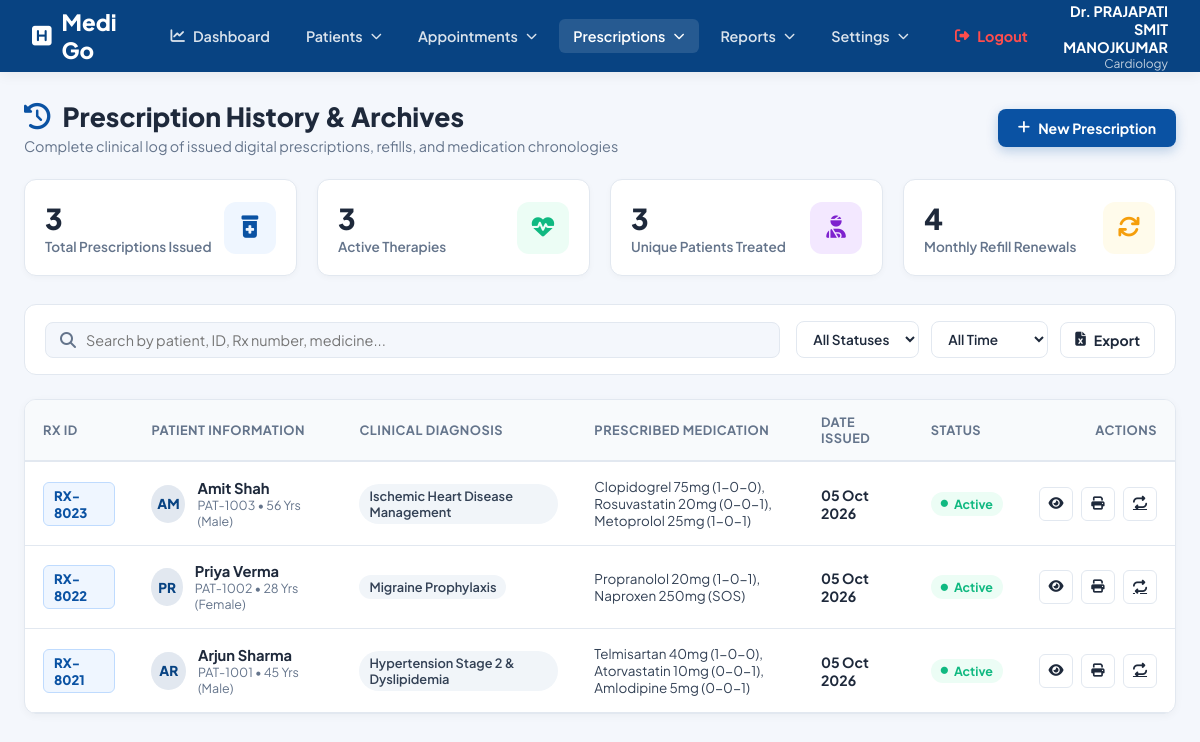
/Doctor/Prescription_history.php, run on the app's committed database.
### tables this page shows
CREATE TABLE IF NOT EXISTS `prescriptions` (
  `id` INT AUTO_INCREMENT PRIMARY KEY,
  `prescription_id` VARCHAR(50) NOT NULL UNIQUE,
  `patient_id` VARCHAR(50) DEFAULT 'PAT-1001',
  `patient_name` VARCHAR(100) NOT NULL,
  `patient_age` VARCHAR(20) DEFAULT '40',
  `patient_gender` VARCHAR(20) DEFAULT 'Male',
  `doctor_name` VARCHAR(100) DEFAULT 'Dr. Raj Patel',
  `doctor_id` VARCHAR(50) DEFAULT 'DOC-101',
  `diagnosis` VARCHAR(255) DEFAULT 'Clinical Diagnosis',
  `medicines` TEXT DEFAULT NULL,
  `instructions` TEXT DEFAULT NULL,
  `prescription_date` DATE DEFAULT (CURRENT_DATE),
  `status` VARCHAR(50) DEFAULT 'Active',
  `created_at` TIMESTAMP DEFAULT CURRENT_TIMESTAMP
);

### Doctor/Prescription_history.php (the view, shortened to what this page needs)
<?php
require_once 'db_connect.php';
$server_prescriptions = [];
if (!empty($db_connected) && !empty($conn)) {
    $res = mysqli_query($conn, "SELECT * FROM `prescriptions` ORDER BY `id` DESC");
    if ($res) {
        while ($r = mysqli_fetch_assoc($res)) {
            $server_prescriptions[] = [
                'id' => $r['prescription_id'] ?: ('RX-' . $r['id']),
                'prescription_id' => $r['prescription_id'] ?: ('RX-' . $r['id']),
                'patient_id' => $r['patient_id'] ?? 'PAT-1001',
                'patient_name' => $r['patient_name'] ?? 'Patient',
                'age' => $r['patient_age'] ?? '40',
                'gender' => $r['patient_gender'] ?? 'Male',
                'doctor_name' => $r['doctor_name'] ?? ($current_doc_name ?? 'Dr. PRAJAPATI SMIT MANOJKUMAR'),
                'diagnosis' => $r['diagnosis'] ?? 'Clinical Diagnosis',
                'medicines' => $r['medicines'] ?? '',
                'instructions' => $r['instructions'] ?? 'Follow dosage schedule.',
                'date' => $r['prescription_date'] ?? date('Y-m-d'),
                'status' => $r['status'] ?? 'Active'
            ];
        }
    }
}
?>
<!DOCTYPE html>
<html lang="en">
<head>
    <?php include 'doctor_auth.php'; ?>
    <link rel="stylesheet" href="https://cdnjs.cloudflare.com/ajax/libs/font-awesome/6.4.0/css/all.min.css">
</head>
<body>
    <nav class="navbar">
        <div class="nav-left">
            <a href="doctor_dashboard.php" class="brand">
                <i class="fa-solid fa-square-h"></i> Medi Go
            </a>
            <ul class="nav-menu">
                <li class="nav-item">
                    <a href="doctor_dashboard.php"><i class="fa-solid fa-chart-line"></i> Dashboard</a>
                </li>
                <li class="nav-item">
                    <a href="Allpatient.php">Patients <i class="fa-solid fa-chevron-down" style="font-size: 0.7rem;"></i></a>
                </li>
                <li class="nav-item">
                    <a href="Appointment.php">Appointments <i class="fa-solid fa-chevron-down" style="font-size: 0.7rem;"></i></a>
                </li>
                <li class="nav-item active">
                    <a href="All_prescription.php">Prescriptions <i class="fa-solid fa-chevron-down" style="font-size: 0.7rem;"></i></a>
                </li>
                <li class="nav-item">
                    <a href="PatientReports.php">Reports <i class="fa-solid fa-chevron-down" style="font-size: 0.7rem;"></i></a>
                </li>
                <li class="nav-item">
                    <a href="Profile_settings.php">Settings <i class="fa-solid fa-chevron-down" style="font-size: 0.7rem;"></i></a>
                </li>
                <li class="nav-item">
                    <a href="#" onclick="logout()" style="color: #ff4d4d; font-weight: bold; margin-left: 10px;">
                        <i class="fa-solid fa-right-from-bracket"></i> Logout
                    </a>
                </li>
            </ul>
        </div>
        <div class="nav-right">
            <div class="user-profile">
                <div class="user-info">
                    <span class="name"><?php echo htmlspecialchars($current_doctor['name'] ?? 'Dr. PRAJAPATI SMIT MANOJKUMAR'); ?></span>
                    <span class="spec"><?php echo htmlspecialchars($current_doctor['specialty'] ?? 'Cardiology'); ?></span>
                </div>
            </div>
        </div>
    </nav>
    <div class="wrapper">
        <div class="page-header">
            <div class="header-title">
                <h1><i class="fa-solid fa-clock-rotate-left" style="color: var(--primary);"></i> Prescription History & Archives</h1>
                <p>Complete clinical log of issued digital prescriptions, refills, and medication chronologies</p>
            </div>
            <div>
                <a href="Add_prescription.php" class="btn btn-primary"><i class="fa-solid fa-plus"></i> New Prescription</a>
            </div>
        </div>
        <div class="kpi-grid">
            <div class="kpi-card">
                <div class="kpi-info">
                    <h3 id="statTotal"><?php echo count($server_prescriptions); ?></h3>
                    <p>Total Prescriptions Issued</p>
                </div>
                <div class="kpi-icon blue"><i class="fa-solid fa-prescription-bottle-medical"></i></div>
            </div>
            <div class="kpi-card">
                <div class="kpi-info">
                    <h3 id="statActive"><?php echo count(array_filter($server_prescriptions, fn($r) => strtolower($r['status'] ?? '') === 'active')); ?></h3>
                    <p>Active Therapies</p>
                </div>
                <div class="kpi-icon green"><i class="fa-solid fa-heart-pulse"></i></div>
            </div>
            <div class="kpi-card">
                <div class="kpi-info">
                    <h3 id="statPatients"><?php echo count(array_unique(array_column($server_prescriptions, 'patient_id'))); ?></h3>
                    <p>Unique Patients Treated</p>
                </div>
                <div class="kpi-icon purple"><i class="fa-solid fa-user-injured"></i></div>
            </div>
            <div class="kpi-card">
                <div class="kpi-info">
                    <h3 id="statRefills">4</h3>
                    <p>Monthly Refill Renewals</p>
                </div>
                <div class="kpi-icon amber"><i class="fa-solid fa-arrows-rotate"></i></div>
            </div>
        </div>
        <div class="filter-bar">
            <div class="search-box">
                <i class="fa-solid fa-magnifying-glass" style="color: var(--text-muted);"></i>
                <input type="text" id="searchInput" placeholder="Search by patient, ID, Rx number, medicine..." onkeyup="filterHistory()">
            </div>
            <div class="filter-group">
                <select id="statusFilter" class="filter-select" onchange="filterHistory()">
                    <option value="All">All Statuses</option>
                </select>
                <select id="periodFilter" class="filter-select" onchange="filterHistory()">
                    <option value="All">All Time</option>
                </select>
                <button type="button" class="btn btn-secondary" style="padding: 8px 14px;" onclick="exportCSV()"><i class="fa-solid fa-file-excel"></i> Export</button>
            </div>
        </div>
        <div class="table-card">
            <div class="table-responsive">
                <table>
                    <thead>
                        <tr>
                            <th>Rx ID</th>
                            <th>Patient Information</th>
                            <th>Clinical Diagnosis</th>
                            <th>Prescribed Medication</th>
                            <th>Date Issued</th>
                            <th>Status</th>
                            <th style="text-align: right;">Actions</th>
                        </tr>
                    </thead>
                    <tbody id="historyTableBody">
                        <?php if (empty($server_prescriptions)): ?>
                            <tr>
                                <td colspan="7" style="text-align: center; padding: 40px; color: var(--text-muted);">No prescription history recorded yet.</td>
                            </tr>
                        <?php else: ?>
                            <?php foreach ($server_prescriptions as $rx): ?>
                                <tr data-rx='<?php echo htmlspecialchars(json_encode($rx), ENT_QUOTES, 'UTF-8'); ?>'>
                                    <td><span class="rx-badge"><?php echo htmlspecialchars($rx['id']); ?></span></td>
                                    <td>
                                        <div class="patient-cell">
                                            <div class="patient-avatar"><?php echo strtoupper(substr($rx['patient_name'], 0, 2)); ?></div>
                                            <div>
                                                <strong style="color: var(--text-main); font-size: 0.92rem;"><?php echo htmlspecialchars($rx['patient_name']); ?></strong>
                                                <div style="font-size: 0.78rem; color: var(--text-muted);"><?php echo htmlspecialchars($rx['patient_id']); ?> • <?php echo htmlspecialchars($rx['age']); ?> Yrs (<?php echo htmlspecialchars($rx['gender']); ?>)</div>
                                            </div>
                                        </div>
                                    </td>
                                    <td><span class="diagnosis-tag"><?php echo htmlspecialchars($rx['diagnosis']); ?></span></td>
                                    <td style="max-width: 280px; font-size: 0.84rem; color: #334155;"><?php echo htmlspecialchars($rx['medicines']); ?></td>
                                    <td><strong><?php echo date('d M Y', strtotime($rx['date'])); ?></strong></td>
                                    <td>
                                        <span class="status-pill <?php echo strtolower($rx['status']) === 'active' ? 'active' : 'completed'; ?>">
                                            <i class="fa-solid fa-circle" style="font-size: 0.45rem;"></i> <?php echo htmlspecialchars($rx['status']); ?>
                                        </span>
                                    </td>
                                    <td style="text-align: right;">
                                        <div class="action-btns" style="justify-content: flex-end;">
                                            <button type="button" class="btn-action" title="View Full Rx Pad" onclick="viewRxModal(this)"><i class="fa-solid fa-eye"></i></button>
                                            <button type="button" class="btn-action" title="Print Prescription" onclick="printSingleRx(this)"><i class="fa-solid fa-print"></i></button>
                                            <a href="Add_prescription.php?repeat=<?php echo urlencode($rx['id']); ?>" class="btn-action" title="Repeat / Refill"><i class="fa-solid fa-repeat"></i></a>
                                        </div>
                                    </td>
                                </tr>
                            <?php endforeach; ?>
                        <?php endif; ?>
                    </tbody>
                </table>
            </div>
        </div>
    </div>
</body>
</html>

### data on the page
prescriptions: prescription "RX-8023", patient_name "AM", patient_name "Amit Shah", patient "PAT-1003", patient_age "56", patient_gender "Male", diagnosis "Ischemic Heart Disease Management", medicines "Clopidogrel 75mg (1-0-0), Rosuvastatin 20mg (0-0-1), Metoprolol 25mg (1-0-1)", prescription_date "05 Oct 2026", status "Active"
prescriptions: prescription "RX-8022", patient_name "PR", patient_name "Priya Verma", patient "PAT-1002", patient_age "28", patient_gender "Female", diagnosis "Migraine Prophylaxis", medicines "Propranolol 20mg (1-0-1), Naproxen 250mg (SOS)", prescription_date "05 Oct 2026", status "Active"
prescriptions: prescription "RX-8021", patient_name "AR", patient_name "Arjun Sharma", patient "PAT-1001", patient_age "45", patient_gender "Male", diagnosis "Hypertension Stage 2 & Dyslipidemia", medicines "Telmisartan 40mg (1-0-0), Atorvastatin 10mg (0-0-1), Amlodipine 5mg (0-0-1)", prescription_date "05 Oct 2026", status "Active"

### other printed values
count($server_prescriptions) "3"
count(array_unique(array_column($server_prescriptions, 'patient_id'))) "3"
